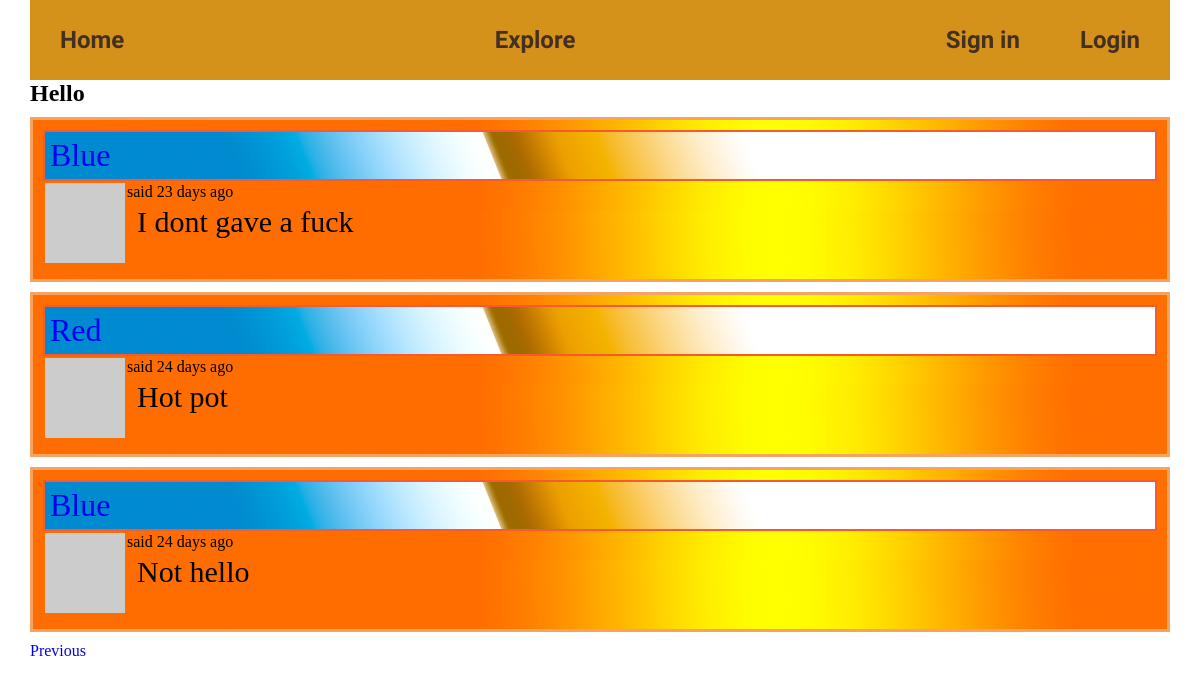
/explore?page=3, run on the app's committed database.
### app/models.py (models this page shows, shortened)
class SearchableMixin(object):
    @classmethod
    def search(cls, expression, page, per_page):
        ids, total = query_index(cls.__tablename__, expression, page, per_page)
        if total == 0:
            return cls.query.filter_by(id=0), 0
        when = []
        for i in range(len(ids)):
            when.append((ids[i], i))
        return cls.query.filter(cls.id.in_(ids)).order_by(db.case(when, value=cls.id)), total

class Post(SearchableMixin, db.Model):
    __searchable__ = ['body']
    id = db.Column(db.Integer, primary_key=True)
    body = db.Column(db.Text)
    timestamp = db.Column(db.DateTime, index=True, default=datetime.utcnow)
    user_id = db.Column(db.Integer, db.ForeignKey('user.id'))
    language = db.Column(db.String(5))

class User(db.Model, UserMixin):
    id = db.Column(db.Integer, primary_key=True)
    username = db.Column(db.String(64), nullable=False, index=True, unique=True)
    email = db.Column(db.String(120), nullable=False, index=True, unique=True)
    password_hash = db.Column(db.String(128))
    posts = db.relationship('Post', backref='author', lazy='dynamic')
    about_me = db.Column(db.Text)
    last_seen = db.Column(db.DateTime, default=datetime.utcnow)
    followed = db.relationship('User', secondary=followers,
                               primaryjoin=(followers.c.follower_id == id),
                               secondaryjoin=(followers.c.followed_id == id),
                               backref=db.backref('followers', lazy='dynamic'), lazy='dynamic')
    def avatar(self, size):
        digest = md5(self.email.lower().encode('utf-8')).hexdigest()
        return 'https://www.gravatar.com/avatar/{}?d=identicon&s={}'.format(
            digest, size)

### app/main/routes.py (the view)
@bp.route('/explore')
def explore():
    page = request.args.get('page', 1, type=int)
    posts = Post.query.order_by(Post.timestamp.desc()).paginate(page, app.config['POST_PER_PAGE'], False)
    next_url = url_for('main.explore', page=posts.next_num) if posts.has_next else None
    prev_url = url_for('main.explore', page=posts.prev_num) if posts.has_prev else None
    return render_template('index.html', title="Explore", posts=posts.items, next_url=next_url, prev_url=prev_url)

### app/main/routes.py (called while the page is built)
@bp.before_app_request
def before_request():
    if current_user.is_authenticated:
        current_user.last_seen = datetime.utcnow()
        db.session.commit()
        g.search_form = SearchForm()
    g.locale = str(get_locale())

### app/templates/index.html (shortened to what this page needs)
{% extends 'base.html' %}
{% block body %}
    <h1>Hello {{ current_user.username }}</h1>
    {% for post in posts %}
        <div class="post_show">
            {% include '_post.html' %}
        </div>
    {% endfor %}
    {% if prev_url %}
        <a href="{{ prev_url }}" class="next">Previous</a>
    {% endif %}
{% endblock %}

### app/templates/_post.html (shortened to what this page needs)
<table>
    <tr valign="top">
        <td><img src="{{ post.author.avatar(36) }}"></td>
        <div class="post_show__label">
            <a href="{{ url_for('main.user', username=post.author.username) }}">{{ post.author.username }}</a>
        </div>
        <td>
            said {{ moment(post.timestamp).fromNow() }}
            <p class="post_show__text">{{ post.body }}</p>
        </td>
    </tr>
</table>

### app/static/css/style.css (style rules this page uses)
* { box-sizing: border-box; margin: 0; padding: 0; }
a { text-decoration: none; }
.post_show__label { font-size: 32px; padding: 5px; font-family: fantasy; border: 2px #f45b31 solid; background-image: url("../img/bg-label.png"); color: #000000; }
.post_show { border: 3px sandybrown solid; margin: 10px 0; padding: 10px; background-image: url("../img/bg.png"); }
.post_show__text { font-size: 30px; margin: 4px 10px 10px; font-family: Ebrima, cursive; }

### data on the page
Post: author.username "Blue", timestamp "23 days ago", body "I dont gave a fuck"
Post: author.username "Red", timestamp "24 days ago", body "Hot pot"
Post: author.username "Blue", timestamp "24 days ago", body "Not hello"
